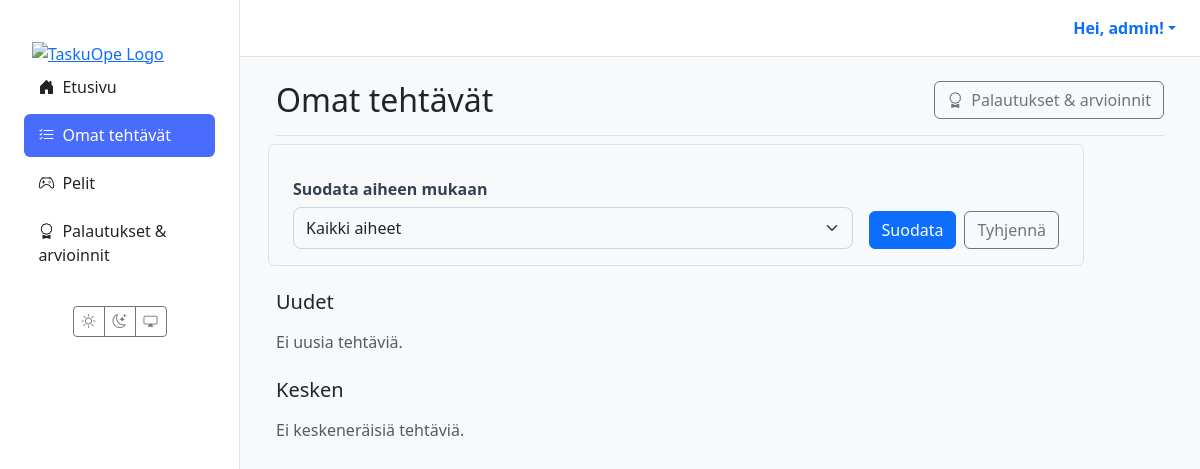
Page /oppilas/tehtavat/ (signed in) on the earlier database version.
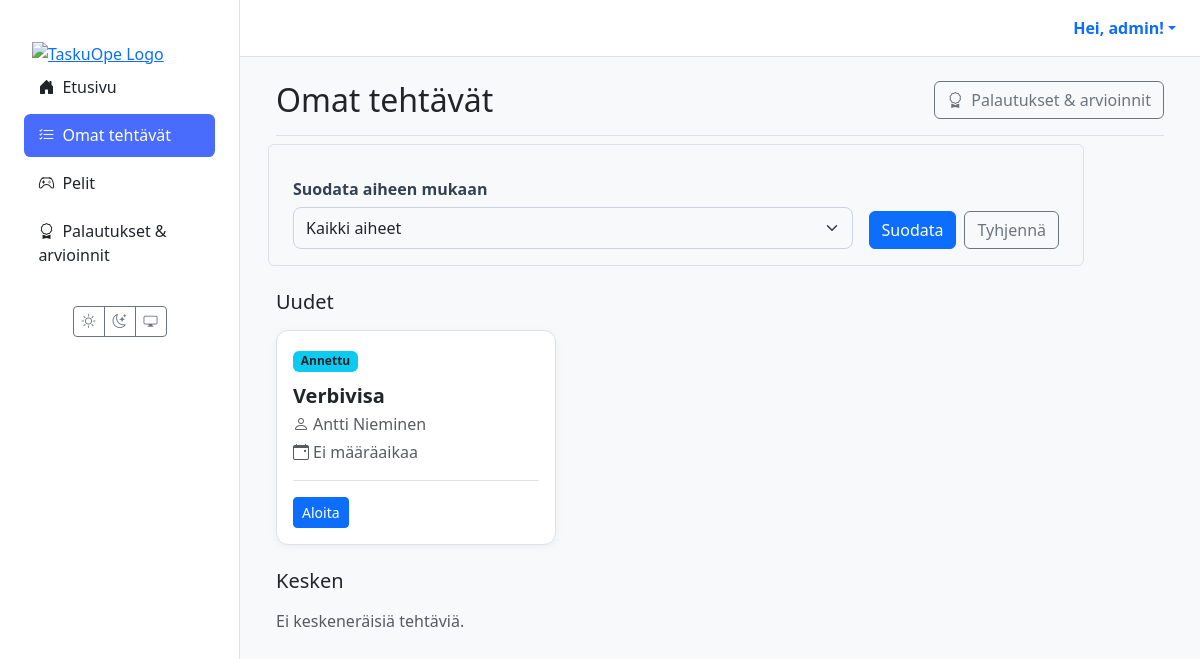
Same page on the later database version.
### materials/models.py (models this page shows, shortened)
class Assignment(models.Model):
    class Status(models.TextChoices):
        ASSIGNED = "ASSIGNED", _("Annettu")
        IN_PROGRESS = "IN_PROGRESS", _("Kesken")
        SUBMITTED = "SUBMITTED", _("Palautettu")
        GRADED = "GRADED", _("Arvioitu")
    id = models.UUIDField(primary_key=True, default=uuid.uuid4, editable=False)
    material = models.ForeignKey(Material, on_delete=models.CASCADE, verbose_name=_("Materiaali"))
    student = models.ForeignKey(
        settings.AUTH_USER_MODEL,
        related_name='assignments',
        on_delete=models.CASCADE,
        limit_choices_to={'role': 'STUDENT'},
        verbose_name=_("Oppilas"),
    )
    assigned_by = models.ForeignKey(
        settings.AUTH_USER_MODEL,
        related_name='assigned_tasks',
        on_delete=models.CASCADE,
        limit_choices_to={'role': 'TEACHER'},
        verbose_name=_("Antanut opettaja"),
    )
    due_at = models.DateTimeField(null=True, blank=True, verbose_name=_("Määräaika"))
    status = models.CharField(max_length=20, choices=Status.choices, default=Status.ASSIGNED, verbose_name=_("Tila"))
    draft_response = models.TextField(blank=True, null=True, verbose_name=_("Luonnosvastaus"))
    created_at = models.DateTimeField(auto_now_add=True, verbose_name=_("Luotu"))
    class Meta:
        constraints = [
            models.UniqueConstraint(fields=['material', 'student'], name='unique_assignment_per_student'),
        ]
        indexes = [
            models.Index(fields=['status']),
            models.Index(fields=['due_at']),
            models.Index(fields=['student']),
            models.Index(fields=['assigned_by']),
        ]
        verbose_name = _("Tehtävänanto")
        verbose_name_plural = _("Tehtävänannot")

class Material(models.Model):
    class MaterialType(models.TextChoices):
        TASK = 'tehtävä', _('Tehtävä')
        LEARNING_MATERIAL = 'oppimateriaali', _('Oppimateriaali')
        TEST = 'testi', _('Testi')
        EXAM = 'koe', _('Koe')
        GAME = 'peli', _('Peli')
    class Status(models.TextChoices):
        DRAFT = 'DRAFT', _('Luonnos')
        PENDING_APPROVAL = 'PENDING', _('Odottaa hyväksyntää')
        APPROVED = 'APPROVED', _('Hyväksytty')
        REJECTED = 'REJECTED', _('Hylätty')
    GRADE_CHOICES = [(str(i), f"{i}. luokka") for i in range(1, 7)]
    id = models.UUIDField(primary_key=True, default=uuid.uuid4, editable=False)
    title = models.CharField(max_length=255, verbose_name=_("Otsikko"))
    content = models.TextField(
        verbose_name=_("Sisältö"),
        help_text=_("Raakasisältö, esim. AI:n tuottama teksti.")
    )
    structured_content = models.JSONField(
        null=True,
        blank=True,
        verbose_name=_("Jäsennelty sisältö"),
        help_text=_("Esim. monivalinnat tai tehtävän rakenne JSON-muodossa.")
    )
    material_type = models.CharField(
        max_length=50,
        choices=MaterialType.choices,
        default=MaterialType.TASK,
        verbose_name=_("Materiaalin tyyppi"),
    )
    subject = models.CharField(max_length=100, null=True, blank=True, verbose_name=_("Aine"))
    grade_level = models.CharField(
        max_length=20,
        choices=GRADE_CHOICES,
        null=True,
        blank=True,
        verbose_name=_("Luokka-aste"),
    )
    audience = models.JSONField(
        null=True,
        blank=True,
        verbose_name=_("Kohderyhmä"),
        help_text=_("Esim. {'learning_styles': ['visuaalinen'], 'languages': ['fi']}")
    )
    author = models.ForeignKey(
        settings.AUTH_USER_MODEL,
        related_name='authored_materials',
        on_delete=models.CASCADE,
        limit_choices_to={'role': 'TEACHER'},
        verbose_name=_("Tekijä (opettaja)"),
    )
    prompt = models.ForeignKey(
        Prompt,
        on_delete=models.SET_NULL,
        null=True,
        blank=True,
        verbose_name=_("Kehoite"),
    )
    status = models.CharField(
        max_length=50,
        choices=Status.choices,
        default=Status.DRAFT,
        verbose_name=_("Tila"),
    )
    version = models.IntegerField(default=1, verbose_name=_("Versio"))
    parent = models.ForeignKey(
        'self',
        on_delete=models.SET_NULL,
        null=True,
        blank=True,
        related_name='versions',
        verbose_name=_("Edellinen versio"),
    )
    created_at = models.DateTimeField(auto_now_add=True, verbose_name=_("Luotu"))
    updated_at = models.DateTimeField(auto_now=True, verbose_name=_("Päivitetty"))
    class Meta:
        verbose_name = _("Materiaali")
        verbose_name_plural = _("Materiaalit")

### users/models.py (models this page shows, shortened)
class CustomUser(AbstractUser):
    class Role(models.TextChoices):
        TEACHER = 'TEACHER', 'Teacher'
        STUDENT = 'STUDENT', 'Student'
    role = models.CharField(max_length=50, choices=Role.choices, default=Role.STUDENT)
    grade_class = models.PositiveSmallIntegerField(
        verbose_name="Luokka-aste",
        null=True,
        blank=True,
        choices=[(i, f"{i}. luokka") for i in range(1, 7)]
    )
    profile_image = models.ImageField(
        verbose_name="Profiilikuva",
        upload_to='profile_pics/',
        null=True,
        blank=True
    )

### materials/views/student.py (the view)
# urls.py: path("oppilas/tehtavat/", views.student_assignments_view, name="student_assignments"),
@login_required(login_url='kirjaudu')
def student_assignments_view(request):
    user = request.user
    if user.role != 'STUDENT':
        return redirect('dashboard')
    selected_status = request.GET.get('status', '')
    selected_subject = request.GET.get('subject', '')
    qs = Assignment.objects.select_related('material', 'assigned_by').filter(
        student=user
    ).exclude(
        status='GRADED',  # Piilota suoritetut pelit
        material__material_type='peli'  # Vain pelit piilotetaan
    )
    subjects = qs.exclude(material__subject__isnull=True).exclude(material__subject='').values_list('material__subject', flat=True).distinct().order_by('material__subject')
    if selected_status:
        qs = qs.filter(status=selected_status)
    if selected_subject:
        qs = qs.filter(material__subject=selected_subject)
    ctx = {
        "assigned": qs.filter(status="ASSIGNED"),
        "in_progress": qs.filter(status="IN_PROGRESS"),
        "submitted": qs.filter(status__in=["SUBMITTED"]),  # GRADED ei enää mukana
        "subjects": subjects,
        "selected_subject": selected_subject,
        "selected_status": selected_status,
        "now": timezone.now(),
    }
    return render(request, 'student/assignments.html', ctx)

### templates/student/assignments.html (shortened to what this page needs)
{% extends 'partials/base.html' %}
{% block content %}
<div class="container-fluid">
  <div class="d-flex justify-content-between align-items-center mb-4 border-bottom pb-3">
    <h1 class="h2 mb-0">Omat tehtävät</h1>
    <a href="{% url 'student_grades' %}" class="btn btn-outline-secondary">
      <i class="bi bi-award me-1"></i> Palautukset & arvioinnit
    </a>
  </div>
  <div style="max-width: 800px;" class="mb-4">
    <form method="get" class="row g-3 align-items-end p-3 rounded border">
      <div class="col-md">
        <label for="subject-filter" class="form-label fw-bold">Suodata aiheen mukaan</label>
        <select name="subject" id="subject-filter" class="form-select">
          <option value="">Kaikki aiheet</option>
        </select>
      </div>
      <div class="col-md-auto">
        <div class="d-flex gap-2">
          <button type="submit" class="btn btn-primary">Suodata</button>
          <a href="{% url 'material_list' %}" class="btn btn-outline-secondary">Tyhjennä</a>
        </div>
      </div>
    </form>
  </div>
  <section class="mb-4">
    <h2 class="h5 mb-3">Uudet</h2>
    <div class="row row-cols-1 row-cols-md-2 row-cols-xl-3 g-4">
      {% for a in assigned %}
        <div class="col">
          <article class="card material-card h-100">
            <div class="card-body d-flex flex-column">
              <div class="mb-2">
                <span class="badge bg-info text-dark">Annettu</span>
              </div>
              <h5 class="card-title mt-1">{{ a.material.title }}</h5>
              <p class="card-subtitle mb-2 text-muted">
                <i class="bi bi-person me-1"></i>{{ a.assigned_by.get_full_name|default:a.assigned_by.username }}
              </p>
              <p class="card-subtitle mb-3 text-muted">
                <i class="bi bi-calendar-event me-1"></i>{{ a.due_at|date:"d.m.Y H:i"|default:"Ei määräaikaa" }}
              </p>
              <div class="card-actions mt-auto pt-3">
                <a href="{% url 'assignment_detail' assignment_id=a.id %}" class="btn btn-sm btn-primary">Aloita</a>
              </div>
            </div>
          </article>
        </div>
      {% empty %}
        <div class="col-12 text-muted">Ei uusia tehtäviä.</div>
      {% endfor %}
    </div>
  </section>
  <section class="mb-4">
    <h2 class="h5 mb-3">Kesken</h2>
    <div class="row row-cols-1 row-cols-md-2 row-cols-xl-3 g-4">
      {% for a in in_progress %}
        <div class="col">
          <article class="card material-card h-100">
            <div class="card-body d-flex flex-column">
                <div class="mb-2">
                  <span class="badge bg-warning text-dark">Kesken</span>
                </div>
                <h5 class="card-title mt-1">{{ a.material.title }}</h5>
                <p class="card-subtitle mb-2 text-muted">
                  <i class="bi bi-person me-1"></i>{{ a.assigned_by.get_full_name|default:a.assigned_by.username }}
                </p>
                <p class="card-subtitle mb-3 text-muted">
                  <i class="bi bi-calendar-event me-1"></i>{{ a.due_at|date:"d.m.Y H:i"|default:"Ei määräaikaa" }}
                </p>
                <div class="card-actions mt-auto pt-3">
                  <a href="{% url 'assignment_detail' assignment_id=a.id %}" class="btn btn-sm btn-primary">Jatka</a>
                </div>
            </div>
          </article>
        </div>
      {% empty %}
        <div class="col-12 text-muted">Ei keskeneräisiä tehtäviä.</div>
      {% endfor %}
    </div>
  </section>
</div>
{% endblock %}

Differences in the rows shown:
added Assignment: material "Verbivisa", assigned_by.get_full_name "Antti Nieminen", due_at "Ei määräaikaa"
Other differences:
text no longer shown: "Ei uusia tehtäviä."
